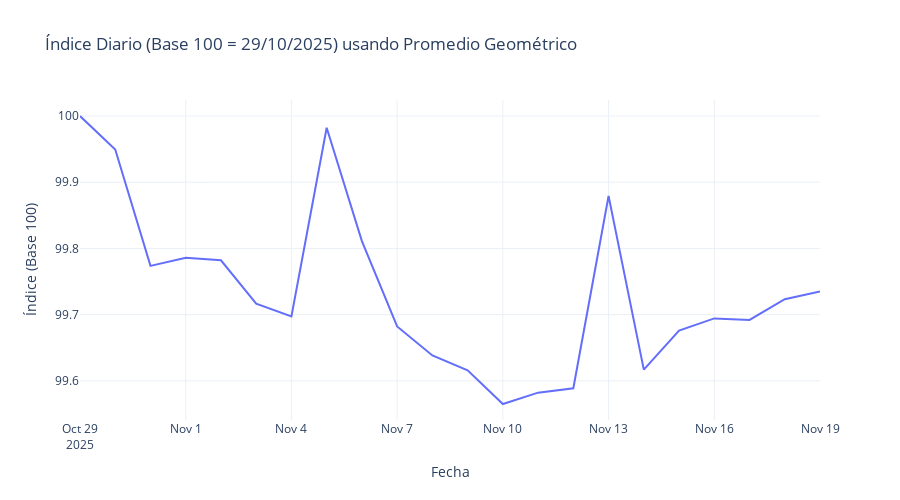

This figure's notebook cell:
### Code cell
import plotly.graph_objects as go

fig = go.Figure()

# Línea principal
fig.add_trace(go.Scatter(
    x=daily["Fecha"],
    y=daily["idx"],
    mode="lines",
    name="Índice (Base 100)",
    line=dict(width=2)
))

# # Banda superior
# fig.add_trace(go.Scatter(
#     x=daily["Fecha"],
#     y=daily["idx_sup"],
#     mode="lines",
#     name="Banda superior",
#     line=dict(width=1, dash="dot")
# ))

# # Banda inferior
# fig.add_trace(go.Scatter(
#     x=daily["Fecha"],
#     y=daily["idx_inf"],
#     mode="lines",
#     name="Banda inferior",
#     line=dict(width=1, dash="dot")
# ))

# # Relleno entre bandas
# fig.add_trace(go.Scatter(
#     x=pd.concat([daily["Fecha"], daily["Fecha"][::-1]]),
#     y=pd.concat([daily["idx_sup"], daily["idx_inf"][::-1]]),
#     fill="toself",
#     fillcolor="rgba(0, 100, 200, 0.15)",
#     line=dict(color="rgba(0,0,0,0)"),
#     hoverinfo="skip",
#     showlegend=False
# ))

fig.update_layout(
    title="Índice Diario (Base 100 = 29/10/2025) usando Promedio Geométrico",
    xaxis_title="Fecha",
    yaxis_title="Índice (Base 100)",
    template="plotly_white",
    hovermode="x unified",
    width=900,
    height=500
)

fig.show()

### Figure 1 — Plotly figure (JSON) as saved in the notebook; plotly's stock layout.template omitted (floating-point values rounded to 4 significant figures)
{"data": [{"line": {"width": 2}, "mode": "lines", "name": "Índice (Base 100)", "type": "scatter", "x": ["2025-10-29T00:00:00", "2025-10-30T00:00:00", "2025-10-31T00:00:00", "2025-11-01T00:00:00", "2025-11-02T00:00:00", "2025-11-03T00:00:00", "2025-11-04T00:00:00", "2025-11-05T00:00:00", "2025-11-06T00:00:00", "2025-11-07T00:00:00", "2025-11-08T00:00:00", "2025-11-09T00:00:00", "2025-11-10T00:00:00", "2025-11-11T00:00:00", "2025-11-12T00:00:00", "2025-11-13T00:00:00", "2025-11-14T00:00:00", "2025-11-15T00:00:00", "2025-11-16T00:00:00", "2025-11-17T00:00:00", "2025-11-18T00:00:00", "2025-11-19T00:00:00"], "y": [100, 99.95, 99.77, 99.79, 99.78, 99.72, 99.7, 99.98, 99.81, 99.68, 99.64, 99.62, 99.56, 99.58, 99.59, 99.88, 99.62, 99.68, 99.69, 99.69, 99.72, 99.73]}], "layout": {"height": 500, "hovermode": "x unified", "title": {"text": "Índice Diario (Base 100 = 29/10/2025) usando Promedio Geométrico"}, "width": 900, "xaxis": {"title": {"text": "Fecha"}}, "yaxis": {"title": {"text": "Índice (Base 100)"}}}}
